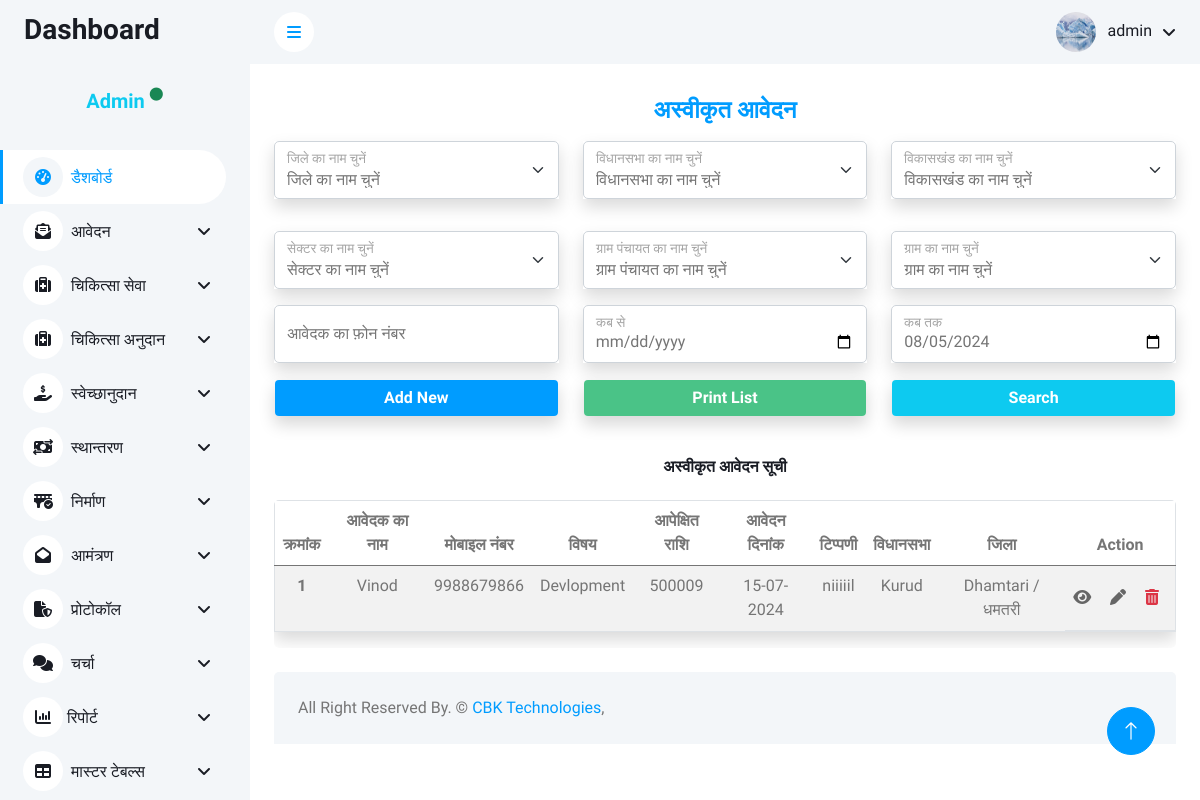
Screenshot of /admin/chikitsa/asveekrt_aavedan.php (signed in) with the database file from the repository.
### tables this page shows
CREATE TABLE `swekshanudan` (
  `id` int(11) NOT NULL,
  `name` varchar(100) NOT NULL,
  `phone_number` varchar(15) NOT NULL,
  `designation` varchar(100) NOT NULL,
  `district_id` int(11) NOT NULL,
  `vidhansabha_id` int(11) NOT NULL,
  `vikaskhand_id` int(11) NOT NULL,
  `sector_id` int(11) NOT NULL,
  `gram_panchayat_id` varchar(100) NOT NULL,
  `gram_id` varchar(100) NOT NULL,
  `subject` varchar(255) NOT NULL,
  `reference` varchar(100) NOT NULL,
  `expectations_amount` int(11) NOT NULL,
  `application_date` date NOT NULL,
  `file_upload` varchar(255) NOT NULL,
  `comment` text NOT NULL,
  `status` int(11) NOT NULL DEFAULT 0 COMMENT '0 = प्राप्त आवेदन\r\n1 = प्रस्तावित आवेदन\r\n2 = स्वीकृत आवेदन \r\n3 = प्रेषित स्वीकृत आवेदन\r\n4 = अस्वीकृत आवेदन ',
  `anumodit_amount` varchar(200) NOT NULL DEFAULT '',
  `aadesh_no` varchar(200) NOT NULL DEFAULT '',
  `anumodit_date` date DEFAULT NULL,
  `view_comment` text NOT NULL,
  `create_date` timestamp NOT NULL DEFAULT current_timestamp(),
  `update_date` timestamp NOT NULL DEFAULT current_timestamp() ON UPDATE current_timestamp(),
  `sveekrt_amount` varchar(200) NOT NULL,
  `sveekrt_no` varchar(100) NOT NULL,
  `sveekrt_comment` text NOT NULL,
  `sveekrt_date` date DEFAULT NULL,
  `yojna_id` int(11) NOT NULL,
  `ptr_sender` varchar(200) NOT NULL,
  `presit_date` date DEFAULT NULL,
  `anudan_prapt_add` varchar(200) NOT NULL
);

CREATE TABLE `vidhansabha_master` (
  `vidhansabha_id` int(11) NOT NULL,
  `vidhansabha_name` varchar(200) NOT NULL,
  `district_id` int(11) NOT NULL
);

CREATE TABLE `district_master` (
  `district_id` int(11) NOT NULL,
  `district_name` varchar(200) NOT NULL
);

### admin/config/function.php (called while the page is built, shortened)
<?php
function getvalfield($con, $table, $field, $where)
{
    $sql = "select $field from $table where $where";
    $getvalue =  mysqli_query($con, $sql);
    $getval   =  mysqli_fetch_row($getvalue);
    return $getval[0];
}

### admin/chikitsa/asveekrt_aavedan.php (the view, shortened to what this page needs)
<?php include('../config/dbconnection.php') ?>
<?php
$tblname = "chikitsa";
$tblkey = "id";
$pagename = "अस्वीकृत आवेदन";
if ($_SERVER['REQUEST_METHOD'] == 'POST' && isset($_POST['search'])) {
    $district_id = isset($_POST['district_id']) ? $_POST['district_id'] : '';
    $vidhansabha_id = isset($_POST['vidhansabha_id']) ? $_POST['vidhansabha_id'] : '';
    $vikaskhand_id = isset($_POST['vikaskhand_id']) ? $_POST['vikaskhand_id'] : '';
    $sector_id = isset($_POST['sector_id']) ? $_POST['sector_id'] : '';
    $gram_panchayat_id = isset($_POST['gram_panchayat_id']) ? $_POST['gram_panchayat_id'] : '';
    $gram_id = isset($_POST['gram_id']) ? $_POST['gram_id'] : '';
    $phone_number = isset($_POST['phone_number']) ? $_POST['phone_number'] : '';
    $from_date = isset($_POST['from_date']) ? $_POST['from_date'] : '';
    $to_date = isset($_POST['to_date']) ? $_POST['to_date'] : '';
    $sql = "SELECT a.*, d.district_name, v.vidhansabha_name, vk.vikaskhand_name, s.sector_name, gp.gram_panchayat_name, g.gram_name
    FROM swekshanudan a
    LEFT JOIN district_master d ON a.district_id = d.district_id
    LEFT JOIN vidhansabha_master v ON a.vidhansabha_id = v.vidhansabha_id
    LEFT JOIN vikaskhand_master vk ON a.vikaskhand_id = vk.vikaskhand_id
    LEFT JOIN sector_master s ON a.sector_id = s.sector_id
    LEFT JOIN gram_panchayat_master gp ON a.gram_panchayat_id = gp.gram_panchayat_id
    LEFT JOIN gram_master g ON a.gram_id = g.gram_id
    WHERE a.status=4";
    if (!empty($district_id)) {
        $sql .= " AND a.district_id = '" . mysqli_real_escape_string($conn, $district_id) . "'";
    }
    if (!empty($vidhansabha_id)) {
        $sql .= " AND a.vidhansabha_id = '" . mysqli_real_escape_string($conn, $vidhansabha_id) . "'";
    }
    if (!empty($vikaskhand_id)) {
        $sql .= " AND a.vikaskhand_id = '" . mysqli_real_escape_string($conn, $vikaskhand_id) . "'";
    }
    if (!empty($sector_id)) {
        $sql .= " AND a.sector_id = '" . mysqli_real_escape_string($conn, $sector_id) . "'";
    }
    if (!empty($gram_panchayat_id)) {
        $sql .= " AND a.gram_panchayat_id = '" . mysqli_real_escape_string($conn, $gram_panchayat_id) . "'";
    }
    if (!empty($gram_id)) {
        $sql .= " AND a.gram_id = '" . mysqli_real_escape_string($conn, $gram_id) . "'";
    }
    if (!empty($phone_number)) {
        $sql .= " AND phone_number = '" . mysqli_real_escape_string($conn, $phone_number) . "'";
    }
    if (!empty($from_date) && !empty($to_date)) {
        $sql .= " AND application_date BETWEEN '" . mysqli_real_escape_string($conn, $from_date) . "' AND '" . mysqli_real_escape_string($conn, $to_date) . "'";
    }
    $sql .= " ORDER BY id DESC";
} else {
    $sql = "SELECT a.*, d.district_name, v.vidhansabha_name, vk.vikaskhand_name, s.sector_name, gp.gram_panchayat_name, g.gram_name
    FROM swekshanudan a
    LEFT JOIN district_master d ON a.district_id = d.district_id
    LEFT JOIN vidhansabha_master v ON a.vidhansabha_id = v.vidhansabha_id
    LEFT JOIN vikaskhand_master vk ON a.vikaskhand_id = vk.vikaskhand_id
    LEFT JOIN sector_master s ON a.sector_id = s.sector_id
    LEFT JOIN gram_panchayat_master gp ON a.gram_panchayat_id = gp.gram_panchayat_id
    LEFT JOIN gram_master g ON a.gram_id = g.gram_id
    WHERE a.status=4
    ORDER BY a.id DESC";
}
$fetch = mysqli_query($conn, $sql);
?>
<?php include('../includes/header.php') ?>
<?php include('../includes/sidebar.php') ?>
<?php include('../includes/navbar.php') ?>
<div class="container-fluid pt-4 px-4">
    <h4 class="text-center fw-bolder text-primary mb-3"><?= $pagename; ?></h4>
    <form action="" method="post">
        <div class="row">
        <div class="col-lg-4 text-center mb-3">
                <div class="form-group shadow">
                    <div class="form-floating mb-3">
            <select name="district_id" id="districtSelect" class="form-select form-control bg-white">
                    <option value="" selected>जिले का नाम चुनें</option>
                </select>
                <label for="districtSelect">जिले का नाम चुनें </label>
                </div>
                </div>
            </div>
            <div class="col-lg-4">
                <div class="form-group shadow">
                    <div class="form-floating mb-3">
                    <select name="vidhansabha_id" id="vidhansabhaSelect" class="form-select form-control bg-white ">
                    <option value="" selected>विधानसभा का नाम चुनें</option>
                </select>
                        <label for="vidhansabha">विधानसभा का नाम चुनें </label>
                    </div>
                </div>
            </div>
            <div class="col-lg-4">
                <div class="form-group shadow">
                    <div class="form-floating mb-3">
                    <select name="vikaskhand_id" id="vikaskhandSelect" class="form-select form-control bg-white" >
                    <option value="" selected disabled>विकासखंड का नाम चुनें</option>
                </select>
                        <label for="vikaskhand">विकासखंड का नाम चुनें </label>
                    </div>
                </div>
            </div>
            <div class="col-lg-4">
                <div class="form-group shadow">
                    <div class="form-floating mb-3">
                    <select name="sector_id" id="sectorSelect" class="form-select form-control bg-white">
                    <option value="" selected>सेक्टर का नाम चुनें</option>
                </select>
                        <label for="sector">सेक्टर का नाम चुनें  </label>
                    </div>
                </div>
            </div>
            <div class="col-lg-4">
                <div class="form-group shadow">
                    <div class="form-floating mb-3">
                    <select name="gram_panchayat_id" id="gramPanchayatSelect" class="form-select form-control bg-white">
                    <option value="" selected>ग्राम पंचायत का नाम चुनें</option>
                </select>
                        <label for="gram_panchayt">ग्राम पंचायत का नाम चुनें  </label>
                    </div>
                </div>
            </div>
            <div class="col-lg-4">
                <div class="form-group shadow">
                    <div class="form-floating mb-3">
                        <select class="form-select" id="gramSelect" name="gram_id">
                        <option value="" selected>ग्राम का नाम चुनें</option>
                        </select>
                        <label for="gram">ग्राम का नाम चुनें </label>
                    </div>
                </div>
            </div>
            <div class="col-lg-4">
                <div class="form-group shadow">
                    <div class="form-floating mb-3">
                        <input type="text" name="phone_number" class="form-control" id="phone_number" placeholder="आवेदक का फ़ोन नंबर"  onkeypress='return event.charCode >= 48 && event.charCode <= 57'>
                        <label for="mobile">आवेदक का फ़ोन नंबर </label>
                    </div>
                </div>
            </div>
            <div class="col-lg-4">
                <div class="form-group shadow">
                    <div class="form-floating mb-3">
                        <input type="date" name="from_date"  class="form-control" id="from_date" placeholder="कब से " >
                        <label for="from_date">कब से</label>
                    </div>
                </div>
            </div>
            <div class="col-lg-4">
                <div class="form-group shadow">
                    <div class="form-floating mb-3">
                    <?php
                        $currentDate = date('Y-m-d');
                        ?>
                        <input type="date" name="to_date" value="<?= $currentDate ?>" class="form-control" id="to_date" placeholder="कब तक ">
                        <label for="to_date">कब तक</label>
                    </div>
                </div>
            </div>
            <div class="col-lg-4 text-center mb-3">
                <a name="Add_New" onclick="location.href='swechanudan.php';" class="form-control text-center text-white btn text-center shadow bg-primary" style="background-color:#4ac387;"><b>Add New</b></a>
            </div>
            <div class="col-lg-4 text-center mb-3">
                <div name="PrintList" onclick="" class="form-control text-center text-white btn text-center shadow" style="background-color:#4ac387;"><b>Print List</b></div>
            </div>
            <div class="col-lg-4 text-center mb-3">
                <button name="search" class="form-control text-center text-white btn text-center shadow bg-info" type="submit"><b>Search</b></button>
            </div>
        </div>
    </form>
</div>
<div class="container-fluid px-4">
    <div class="row">
        <div class="col-sm-12 col-lg-12">
        <h6 class="mb-4 text-center mt-2 pt-3 "><?= $pagename; ?> सूची</h6>
            <div class=" rounded" style="overflow-y: scroll;">
                <table class="table table-striped border shadow">
                    <thead class=" head">
                        <tr class="text-center">
                            <th scope="col">क्रमांक</th>
                            <th scope="col">आवेदक का नाम</th>
                            <th scope="col">मोबाइल नंबर</th>
                            <th scope="col">विषय</th>
                            <th scope="col">आपेक्षित राशि</th>
                            <th scope="col">आवेदन दिनांक</th>
                            <th scope="col">टिप्पणी</th>
                            <th scope="col">विधानसभा</th>
                            <th scope="col">जिला</th>
                            <th scope="col">Action</th>
                        </tr>
                    </thead>
                    <tbody>
        <?php
        $i = 1;
        while ($row = mysqli_fetch_array($fetch)) {
        ?>
            <tr class=" text-center">
                <th scope="row"><?= $i++ ?></th>
                <td><?= $row['name'] ?></td>
                <td><?= $row['phone_number'] ?></td>
                <td><?= $row['subject'] ?></td>
                <td><?= $row['expectations_amount'] ?></td>
                <td><?= date("d-m-Y", strtotime($row['application_date'])) ?></td>
                <td><?= $row['comment'] ?></td>
                <td><?= $row['vidhansabha_name'] ?></td>
                <td><?= $row['district_name'] ?></td>
                <td class="action">
                    <a href="#"  onclick="view(<?= $row['id'] ?>)"><i class="fas fa-eye me-2 " title="View"></i></a>
                    <a href="#" onclick="edit(<?= $row['id'] ?>)"><i class="fas fa-pen me-2 " title="Edit"></i></a>
                    <a class="text-danger " href="" onclick="confirmDelete(<?=$row['id']; ?>, '<?php echo $tblname; ?>', '<?=$tblkey?>')"><i class="fas fa-trash-alt me-2 " title="Delete"></i></a>
                </td>
            </tr>
        <?php } ?>
    </tbody>
                </table>
            </div>
        </div>
    </div>
</div>
<?php include('../includes/footer.php'); ?>

### admin/includes/navbar.php (shortened to what this page needs)
<?php
$username=$_SESSION['username'];
$profile_picture = getvalfield($conn, "adminlogin", "profile_picture", "username='$username'");
?>
<div class="content">
    <nav class="navbar navbar-expand bg-light navbar-light sticky-top px-4 py-0">
        <a href="#" class="sidebar-toggler flex-shrink-0">
            <i class="fa fa-bars"></i>
        </a>
        <div class="navbar-nav align-items-center ms-auto">
            <div class="nav-item dropdown">
                <a href="#" class="nav-link dropdown-toggle" data-bs-toggle="dropdown">
                    <img class="rounded-circle me-lg-2" src="../dash/uploads/<?=$profile_picture?>" alt="" style="width: 40px; height: 40px;">
                    <span class="d-none d-lg-inline-flex"><?=$username;?></span>
                </a>
            </div>
        </div>
    </nav>

### admin/css/style.css (style rules this page uses)
:root { --primary: #009CFF; --light: #F3F6F9; --dark: #191C24; }
.btn { transition: .5s; }
.content { margin-left: 250px; min-height: 100vh; background: #FFFFFF; transition: 0.5s; }
@media (min-width: 992px) { .content { width: calc(100% - 250px); } }
.content .navbar .navbar-nav .nav-link { margin-left: 25px; padding: 12px 0; color: var(--dark); outline: none; }
.content .navbar .sidebar-toggler, .content .navbar .navbar-nav .nav-link i { width: 40px; height: 40px; display: inline-flex; align-items: center; justify-content: center; background: #FFFFFF; border-radius: 40px; }
.content .navbar .dropdown-toggle::after { margin-left: 6px; vertical-align: middle; border: none; content: "\f107"; font-family: "Font Awesome 5 Free"; font-weight: 900; transition: .5s; }
.action { display:flex; justify-content: center; align-items: center; }
.action a { text-decoration: none; color: #666; transition: color 0.2s ease; }

### rows the page displays
swekshanudan: name "Vinod", phone_number "9988679866", subject "Devlopment", expectations_amount "500009", application_date "15-07-2024", comment "niiiiil", vidhansabha.vidhansabha_name "Kurud", district.district_name "Dhamtari / धमतरी"

### other values shown
$username "admin"
$pagename "अस्वीकृत आवेदन"
